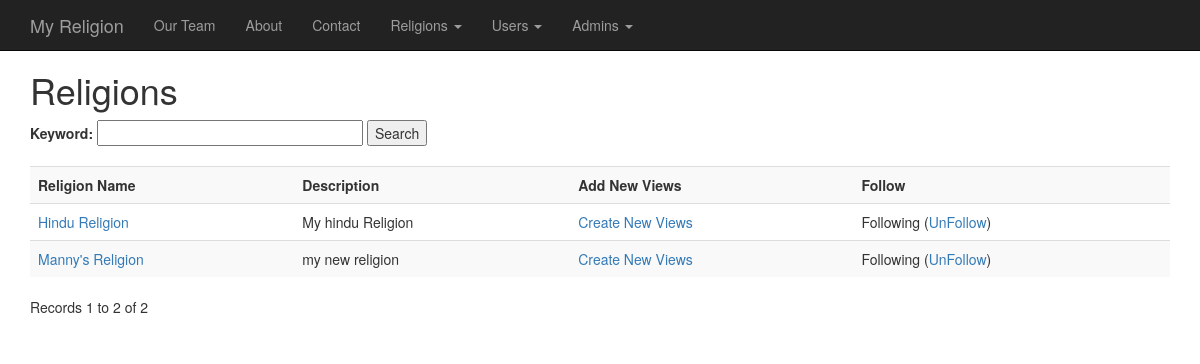
Screenshot of /0001_myreligion/home.php (signed in) with the database file from the repository.
### tables this page shows
CREATE TABLE `religions_follower` (
  `follower_id` int(11) NOT NULL AUTO_INCREMENT,
  `religion_id` int(11) DEFAULT NULL,
  `follower_user_id` int(11) DEFAULT NULL,
  `follower_date` datetime DEFAULT NULL,
  PRIMARY KEY (`follower_id`)
);

CREATE TABLE `religions` (
  `religion_id` int(11) NOT NULL AUTO_INCREMENT,
  `user_id` int(11) DEFAULT NULL,
  `religion_name` varchar(255) DEFAULT NULL,
  `religion_description` text,
  `religion_creation_dt` timestamp NOT NULL DEFAULT CURRENT_TIMESTAMP ON UPDATE CURRENT_TIMESTAMP,
  `religion_status` int(1) NOT NULL DEFAULT '0',
  `religion_type` enum('public','closed') NOT NULL DEFAULT 'closed',
  `religion_image` varchar(255) DEFAULT NULL,
  PRIMARY KEY (`religion_id`)
);

### 0001_myreligion/home.php (the view, shortened to what this page needs)
<?php require_once('../Connections/conn.php'); ?>
<?php
$keyword = '';
$maxRows_rsView = 25;
$pageNum_rsView = 0;
$startRow_rsView = $pageNum_rsView * $maxRows_rsView;
$colname2_rsView = "%";
$colname_rsView = "-1";
if (isset($_SESSION['MM_UserId'])) {
  $colname_rsView = (get_magic_quotes_gpc()) ? $_SESSION['MM_UserId'] : addslashes($_SESSION['MM_UserId']);
}
$query_rsView = sprintf("SELECT religions.*, religions_follower.follower_id, religions_follower.religion_id as religion_id2, religions_follower.follower_user_id, religions_follower.follower_date FROM religions LEFT JOIN religions_follower ON religions.religion_id = religions_follower.religion_id AND follower_user_id = %s WHERE religions.religion_status = 1 AND (religion_name LIKE '%%%s%%' OR religion_description LIKE '%%%s%%')", $colname_rsView,$colname2_rsView,$colname2_rsView);
$query_limit_rsView = sprintf("%s LIMIT %d, %d", $query_rsView, $startRow_rsView, $maxRows_rsView);
$rsView = mysql_query($query_limit_rsView, $conn) or die(mysql_error());
$row_rsView = mysql_fetch_assoc($rsView);
if (isset($_GET['totalRows_rsView'])) {
  $totalRows_rsView = $_GET['totalRows_rsView'];
} else {
  $all_rsView = mysql_query($query_rsView);
  $totalRows_rsView = mysql_num_rows($all_rsView);
}
?><!doctype html>
<html>
<head>
<link rel="stylesheet" href="css/bootstrap.min.css">
<link rel="stylesheet" href="css/style.css">
</head>
<body>
    <nav class="navbar navbar-inverse navbar-fixed-top">
      <div class="container">
        <div class="navbar-header">
          <a class="navbar-brand" href="index.php">My Religion</a>
        </div>
        <div id="navbar" class="navbar-collapse collapse">
          <ul class="nav navbar-nav">
            <li><a href="team.php">Our Team</a></li>
            <li><a href="about.php">About</a></li>
            <li><a href="contact.php">Contact</a></li>
            <li class="dropdown">
              <a href="#" class="dropdown-toggle" data-toggle="dropdown" role="button" aria-haspopup="true" aria-expanded="false">Religions <span class="caret"></span></a>
            </li>
			<li class="dropdown">
              <a href="#" class="dropdown-toggle" data-toggle="dropdown" role="button" aria-haspopup="true" aria-expanded="false">Users <span class="caret"></span></a>
            </li>
			<li class="dropdown">
              <a href="#" class="dropdown-toggle" data-toggle="dropdown" role="button" aria-haspopup="true" aria-expanded="false">Admins <span class="caret"></span></a>
            </li>
          </ul>
        </div>
      </div>
    </nav>
<div class="container">
  <h1>Religions</h1>
  <form method="get">
	    <strong>Keyword:</strong>
	    <input name="keyword" type="text" id="keyword" size="32" value="<?php echo $keyword; ?>">
	    <input name="submit" type="submit" id="submit" value="Search">
<br /><br />
      </form>
  <?php if ($totalRows_rsView > 0) {  ?>
  <div class="table-responsive">
	    <table class="table table-striped">
    <tr>
      <td valign="top"><strong>Religion Name </strong></td>
      <td valign="top"><strong>Description</strong></td>
      <td valign="top"><strong>Add New Views </strong></td>
      <td valign="top"><strong>Follow</strong></td>
    </tr>
    <?php do { ?>
      <tr>
        <td valign="top"><a href="detail.php?religion_id=<?php echo $row_rsView['religion_id']; ?>"><?php echo $row_rsView['religion_name']; ?></a></td>
        <td valign="top"><?php echo $row_rsView['religion_description']; ?></td>
        <td valign="top"><a href="views_new.php?religion_id=<?php echo $row_rsView['religion_id']; ?>">Create New Views</a></td>
        <td valign="top">
		 		<?php if (!empty($row_rsView['follower_id'])) { ?>
			  Following (<a href="unfollow_religion.php?religion_id=<?php echo $row_rsView['religion_id']; ?>">UnFollow</a>)
			  <?php } else { ?>
			  <a href="follow_religion.php?religion_id=<?php echo $row_rsView['religion_id']; ?>">Follow</a>
			  <?php } ?></td>
      </tr>
      <?php } while ($row_rsView = mysql_fetch_assoc($rsView)); ?>
  </table>
  </div>
  <p> Records <?php echo ($startRow_rsView + 1) ?> to <?php echo min($startRow_rsView + $maxRows_rsView, $totalRows_rsView) ?> of <?php echo $totalRows_rsView ?>
  <?php }  ?></p>
</div>
</body>
</html>

### 0001_myreligion/css/style.css (style rules this page uses)
body { padding-top: 50px; }

### rows the page displays
religions_follower: religion.religion_name "Hindu Religion", religion.religion_description "My hindu Religion"
religions_follower: religion.religion_name "Manny's Religion", religion.religion_description "my new religion"

### other values shown
$startRow_rsView + 1 "1"
min($startRow_rsView + $maxRows_rsView, $totalRows_rsView) "2"
$totalRows_rsView "2"
